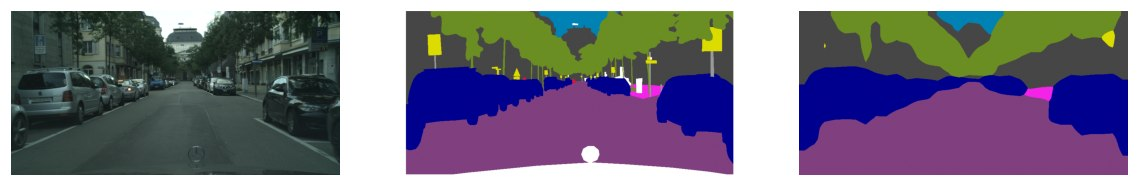
#> input picture pred_example.jpg, 1137 x 187 px
$ python -i Style.py   (imports and definitions only)
#> lines starting #> are read from the running program, lines starting #| are printed output that depends on the picture
import numpy as np
import random
from PIL import Image
import cv2
from tqdm import tqdm

class Styles:
    def __init__(self, n_images_per_style=10, L=0.1, size=(1024, 512), b=None):
        self.styles = []
        self.styles_names = []
        self.n_images_per_style = n_images_per_style
        self.L = L
        self.size = size
        self.sizes = None
        self.cv2 = False
        self.b = b

    # [71 lines left out: functions preprocess, deprocess, add_style, _extract_style, compute_size, not called in this run]

    def apply_style(self, image):
        return self._apply_style(image)

    def _apply_style(self, img):

        if self.n_images_per_style < 0:
            return img

        if len(self.styles) > 0:
            n = random.randint(0, len(self.styles) - 1)
            style = self.styles[n]
        else:
            style = self.styles[0]

        if isinstance(img, np.ndarray):
            H, W = img.shape[0:2]
        else:
            W, H = img.size
        img_np = self.preprocess(img)

        fft_np = np.fft.fft2(img_np, axes=(-2, -1))
        amp, pha = np.abs(fft_np), np.angle(fft_np)
        amp_shift = np.fft.fftshift(amp, axes=(-2, -1))
        h1, h2, w1, w2 = self.sizes
        amp_shift[:, h1:h2, w1:w2] = style
        amp_ = np.fft.ifftshift(amp_shift, axes=(-2, -1))

        fft_ = amp_ * np.exp(1j * pha)
        img_np_ = np.fft.ifft2(fft_, axes=(-2, -1))
        img_np_ = np.real(img_np_)
        img_np__ = np.clip(np.round(img_np_), 0., 255.)

        img_with_style = self.deprocess(img_np__, (W, H))

        return img_with_style

    # [22 lines left out: function test, not called in this run]

>>> import cv2
>>> picture = cv2.imread('../pred_example.jpg', cv2.IMREAD_GRAYSCALE)
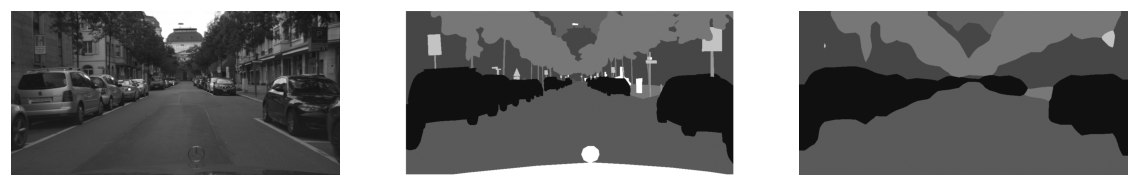
#> picture: shape (187, 1137); min 3, max 255, mean 118.8
>>> result = Styles().apply_style(picture)
#> (the run stopped early here; a loop or call above may not have finished)
